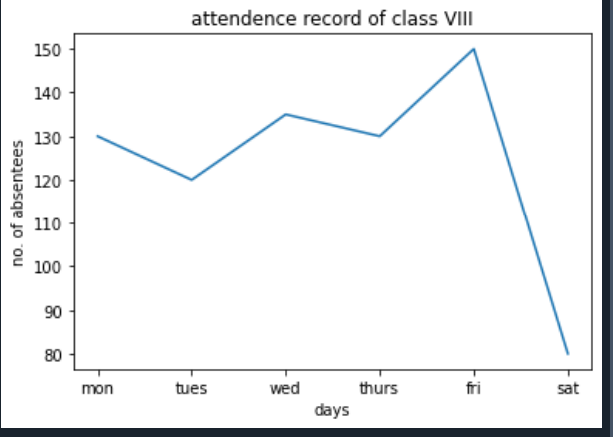

Reproduce this figure in Python.
#!/usr/bin/env python3
# -*- coding: utf-8 -*-
"""
Created on Mon Feb  7 14:18:15 2022

@author: sjcet
"""
#1
#1)
import matplotlib.pyplot as plt
import numpy as np
x=np.array(["mon","tues","wed","thurs","fri","sat"])
y=np.array([130,120,135,130,150,80])
plt.plot(x,y)
plt.title("attendence record of class VIII")
plt.xlabel("days")
plt.ylabel("no. of absentees")
plt.show()
